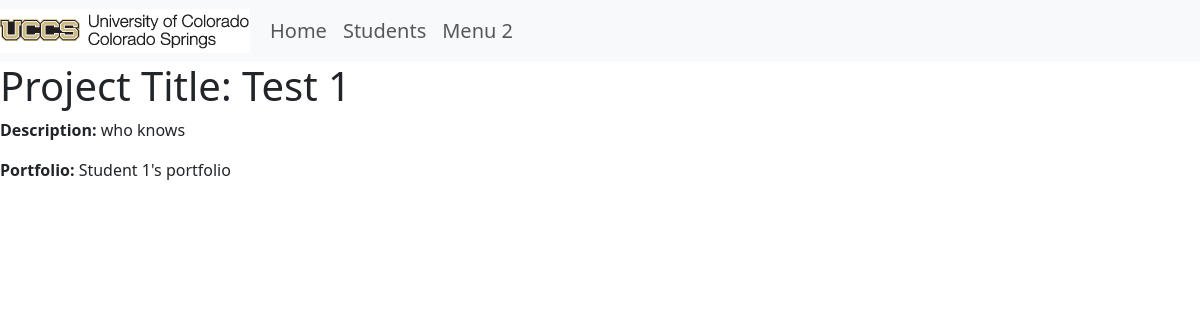
Page /project/7 on the earlier database version.
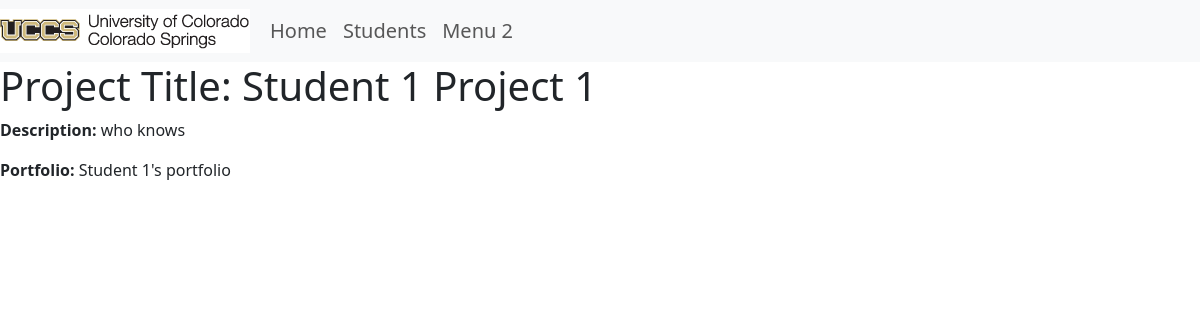
Same page on the later database version.
### portfolio_app/models.py (models this page shows, shortened)
class Project(models.Model):
    title = models.CharField(max_length=200)
    description = models.TextField(blank = False)
    portfolio = models.ForeignKey(Portfolio, null=True, on_delete=models.CASCADE, default = None)

class Portfolio(models.Model):
    title = models.CharField(max_length=200)
    contact_email= models.CharField(max_length=200)
    is_active= models.BooleanField(default = False)
    about = models.TextField(blank = True)

### portfolio_app/views.py (the view)
# urls.py: path('project/<int:pk>', views.ProjectDetailView.as_view(), name='project-detail'),
class ProjectDetailView(generic.DetailView):
    model = Project

### portfolio_app/templates/portfolio_app/project_detail.html
{% extends 'portfolio_app/base_template.html' %}
{% block content %}
<h1>Project Title: {{ project.title }}</h1>
<p><strong>Description:</strong> {{ project.description }}</p>
<p><strong>Portfolio:</strong> {{ project.portfolio.title }}</p>
{% endblock %}

Differences in the rows shown:
changed Project "who knows": title "Test 1" → "Student 1 Project 1"
